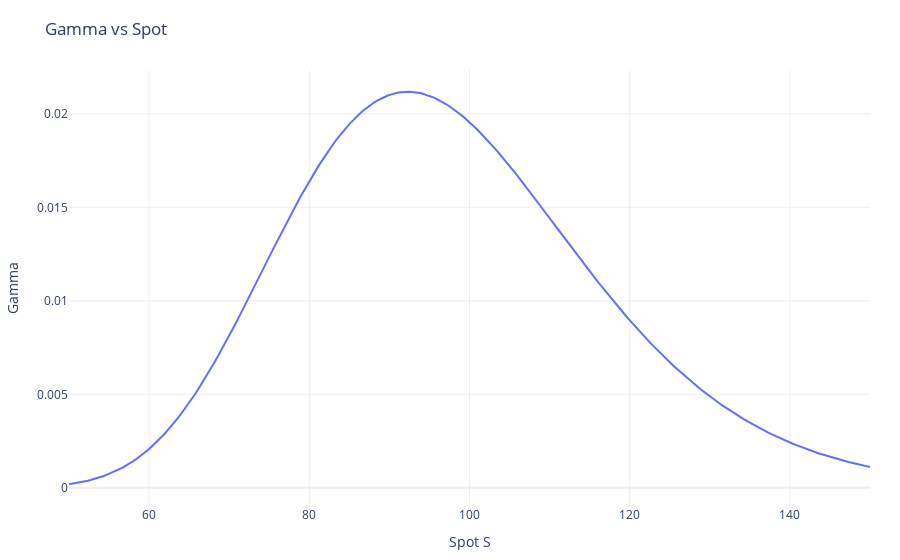

Notebook source saved alongside this figure:
### Markdown cell above
#### Gamma vs Spot

Gamma measures curvature: how fast delta changes with spot.

**Intuition:**  High gamma (around ATM) means frequent rebalancing and larger hedging P&L.

### Code cell
gamma_vals = [gamma(S, **params) for S in S_grid]
line_plot(S_grid, gamma_vals, "Gamma vs Spot", "Spot S", "Gamma", "Gamma").show()

### Figure 1 — Plotly figure (JSON) as saved in the notebook; plotly's stock layout.template omitted (floating-point values rounded to 4 significant figures; data arrays with more than 128 entries replaced by an {"elided": "..."} marker saying what was removed)
{"data": [{"mode": "lines", "name": "Gamma", "type": "scatter", "x": {"elided": "300 float values"}, "y": {"elided": "300 float values"}}], "layout": {"legend": {"orientation": "h", "x": 1, "xanchor": "right", "y": 1.02, "yanchor": "bottom"}, "margin": {"b": 50, "l": 50, "r": 30, "t": 70}, "title": {"text": "Gamma vs Spot"}, "xaxis": {"title": {"text": "Spot S"}}, "yaxis": {"title": {"text": "Gamma"}}}}
